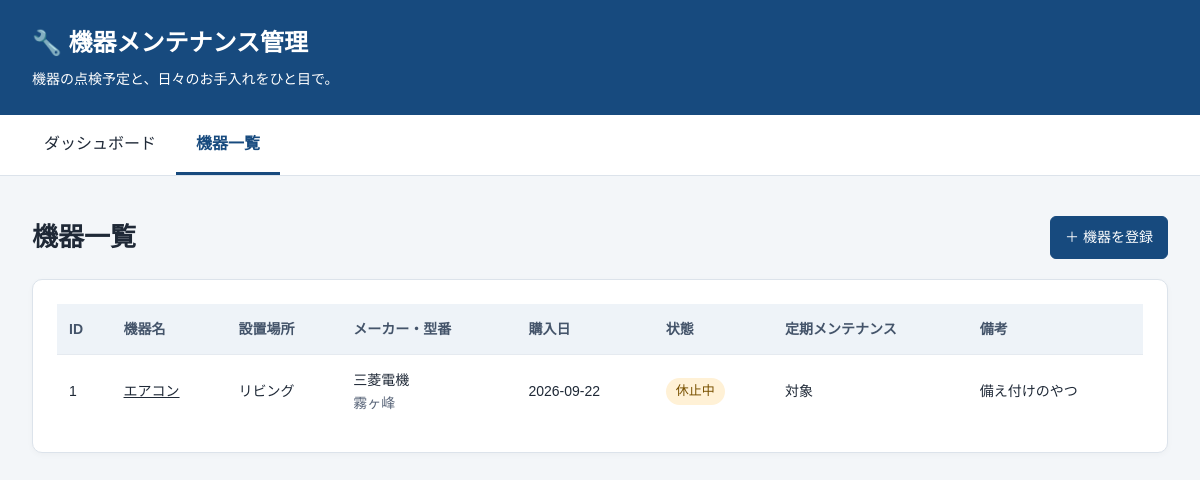
/devices, run on an earlier commit of the app's database.
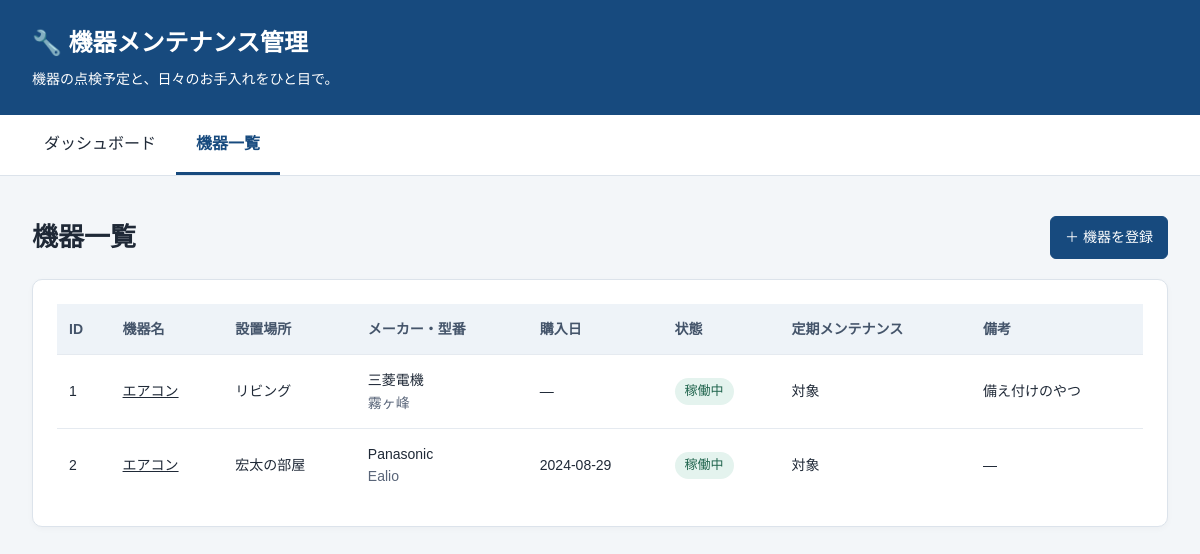
And on a later commit of the database.
### tables this page shows
CREATE TABLE devices (
                id INTEGER PRIMARY KEY AUTOINCREMENT,
                name TEXT NOT NULL,
                manufacturer TEXT,
                model_number TEXT,
                location TEXT,
                status TEXT NOT NULL DEFAULT '稼働中',
                purchase_date TEXT,
                note TEXT NOT NULL DEFAULT '',
                maintenance_scope TEXT NOT NULL DEFAULT '未設定'
            );

### main.py (the view)
@app.get("/devices")
def device_list(request: Request) -> HTMLResponse:
    with database() as connection:
        cursor: sqlite3.Cursor = connection.execute("""
            SELECT id, name, manufacturer, model_number, location, purchase_date,
                   note, status, maintenance_scope
            FROM devices
            ORDER BY id
        """)
        devices: list[sqlite3.Row] = cursor.fetchall()
    return templates.TemplateResponse(
        request=request, name="device_list.html", context={"devices": devices}
    )

### templates/device_list.html (shortened to what this page needs)
{% extends 'base.html' %}
{% block content %}
<div class="section-heading page-heading"><h1>機器一覧</h1><a class="button primary" href="/devices/new">＋ 機器を登録</a></div>
<section class="panel"><div class="table-scroll"><table>
    <thead><tr><th>ID</th><th>機器名</th><th>設置場所</th><th>メーカー・型番</th><th>購入日</th><th>状態</th><th>定期メンテナンス</th><th>備考</th></tr></thead>
    <tbody>{% for device in devices %}<tr>
        <td>{{ device.id }}</td><td><a href="/devices/{{ device.id }}">{{ device.name }}</a></td><td>{{ device.location or '—' }}</td>
        <td>{{ device.manufacturer or '—' }}<br><span class="muted">{{ device.model_number or '—' }}</span></td><td>{{ device.purchase_date or '—' }}</td>
        <td><span class="status-badge" data-status="{{ device.status }}">{{ device.status }}</span></td><td>{{ device.maintenance_scope }}</td><td>{{ (device.note or '—') | truncate(40) }}</td>
    </tr>{% else %}<tr><td colspan="8" class="empty-state">登録機器はまだありません。</td></tr>{% endfor %}</tbody>
</table></div></section>
{% endblock %}

### templates/base.html (shortened to what this page needs)
<!DOCTYPE html>
<html lang="ja">
<head>
    <link rel="stylesheet" href="{{ asset_url('style.css') }}">
</head>
<body>
    <header class="site-header">
        <div class="section-heading">
            <div><p class="site-title">🔧 機器メンテナンス管理</p><p>機器の点検予定と、日々のお手入れをひと目で。</p></div>
        </div>
    </header>
    <nav aria-label="メインナビゲーション">
        <a href="/" {% if request.url.path == '/' %}aria-current="page"{% endif %}>ダッシュボード</a>
        <a href="/devices" {% if request.url.path.startswith('/devices') %}aria-current="{{ 'page' if request.url.path == '/devices' else 'location' }}"{% endif %}>機器一覧</a>
    </nav>
    <main id="dashboard">{% block content %}{% endblock %}</main>
</body>
</html>

### static/style.css (style rules this page uses)
* { box-sizing: border-box; }
body { margin: 0; font-family: "Yu Gothic", "Meiryo", sans-serif; background: #f3f6f9; color: #1f2937; line-height: 1.6; }
a { color: inherit; }
.site-header { padding: 24px 32px; background: #174a7e; color: white; }
.site-header p { margin: 6px 0 0; font-size: 14px; }
nav { display: flex; flex-wrap: wrap; padding: 0 24px; background: white; border-bottom: 1px solid #dce3eb; }
nav a { padding: 16px 20px; border: 0; border-bottom: 3px solid transparent; background: white; text-decoration: none; }
nav a[aria-current="page"] { color: #174a7e; border-bottom-color: #174a7e; font-weight: bold; }
main { max-width: 1280px; margin: 0 auto; padding: 28px 32px 48px; }
.page-heading { display: flex; align-items: center; flex-wrap: wrap; gap: 12px; }
.card, .panel { background: white; border: 1px solid #dce3eb; border-radius: 10px; box-shadow: 0 2px 6px rgba(0, 0, 0, 0.03); }
.panel { padding: 24px; margin-bottom: 24px; scroll-margin-top: 16px; }
.table-scroll { overflow-x: auto; }
table { width: 100%; min-width: 640px; border-collapse: collapse; font-size: 14px; }
th, td { padding: 14px 12px; text-align: left; border-bottom: 1px solid #e5eaf0; }
th { background: #eef3f8; color: #44546a; white-space: nowrap; }
td:first-child { white-space: nowrap; }
tbody tr:last-child td { border-bottom: 0; }
.site-header .site-title { margin: 0; font-size: 24px; font-weight: bold; }
.section-heading { display: flex; justify-content: space-between; align-items: center; flex-wrap: wrap; gap: 12px; }
.page-heading { margin: 12px 0 20px; }
.page-heading h1 { font-size: 26px; margin: 0; overflow-wrap: anywhere; }
.section-heading + .panel { margin-top: 16px; }
.muted { color: #596579; font-size: 14px; }
.button { display: inline-flex; align-items: center; justify-content: center; min-height: 42px; line-height: 1.5; font: inherit; font-size: 14px; padding: 9px 14px; border: 1px solid #bccada; border-radius: 6px; background: white; color: #174a7e; text-decoration: none; cursor: pointer; }
.button.primary { background: #174a7e; color: white; border-color: #174a7e; }
.status-badge { display: inline-block; padding: 3px 10px; border-radius: 18px; background: #edf1f5; white-space: nowrap; font-size: 13px; }
.status-badge[data-status="稼働中"] { background: #e4f3ee; color: #21654e; }
td { overflow-wrap: anywhere; }

What changed in the data, as far as the page shows it:
changed devices "リビング": purchase_date "2026-09-22" → "—"; status "休止中" → "稼働中"
added devices: id "2", name "エアコン", location "宏太の部屋", manufacturer "Panasonic", model_number "Ealio", purchase_date "2024-08-29", status "稼働中", maintenance_scope "対象", note "—"
